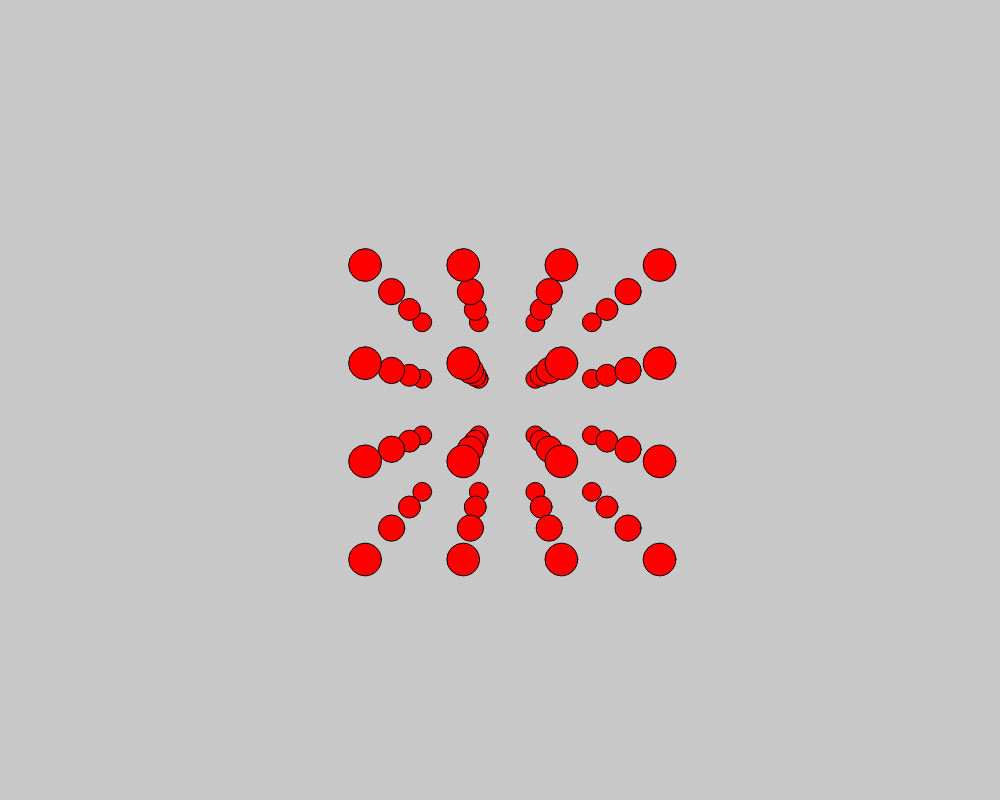
Frame 1 (no input)
Frame 60 (no input): identical to frame 1, image omitted
Frame 120 (the mouse pressed at the canvas centre since frame 60): identical to frame 1, image omitted

The p5.js sketch that drew this single still picture (run headless with seeded random() and noise() and a simulated clock; from frame 60 on, the mouse is pressed at the canvas centre):

// p5.js sketch
// ── sketch.js
function Point(x, y, z, w = 1) {
    this.x = x;
    this.y = y;
    this.z = z
    this.w = w
    this.clicked = false
    this.rr = 1;
}

function multiply(a, b) {
    var aNumRows = a.length,
        aNumCols = a[0].length,
        bNumRows = b.length,
        bNumCols = b[0].length,
        m = new Array(aNumRows); // initialize array of rows
    for (var r = 0; r < aNumRows; ++r) {
        m[r] = new Array(bNumCols); // initialize the current row
        for (var c = 0; c < bNumCols; ++c) {
            m[r][c] = 0; // initialize the current cell
            for (var i = 0; i < aNumCols; ++i) {
                m[r][c] += a[r][i] * b[i][c];
            }
        }
    }
    return m;
}
let cube = []
const createCube = () => {
    for (let i = 0; i < N; i++) {
        for (let j = 0; j < N; j++) {
            for (let k = 0; k < N; k++) {
                const p = new Point(k * gap + k * r * 2, j * gap + j * r * 2, i * gap + i * r * 2)
                cube.push(p)
            }
        }
    }
}


const cos = Math.cos
const sin = Math.sin
const sqrt = Math.sqrt
const tan = Math.tan
const PI = Math.PI
const pow = Math.pow
const abs = Math.abs
const cot = (a) => 1 / Math.tan(a)

function setup() {
    createCanvas(1000, 800)
    setAttributes('antialias', true);
    createCube()
    angleMode(DEGREES)
}

const normalizeVector = (v) => {
    let vv = []
    for (const a of v) {
        vv.push(a[0])
    }
    return vv
}
const vectorFromPoint = (v) => {
    return [
        [v.x],
        [v.y],
        [v.z]
    ]
}
const rotateX = (angle, v) => {
    angle = angle / 180 * Math.PI

    let M = [
        [1, 0, 0],
        [0, cos(angle), -sin(angle)],
        [0, sin(angle), cos(angle)]
    ]
    v = vectorFromPoint(v)

    return pointFromVector(normalizeVector(multiply(M, v)))

}
const rotateY = (angle, v) => {
    angle = angle / 180 * Math.PI

    let M = [
        [cos(angle), 0, sin(angle)],
        [0, 1, 0],
        [-sin(angle), 0, cos(angle)]
    ]
    v = vectorFromPoint(v)
    return pointFromVector(normalizeVector(multiply(M, v)))

}
const rotateZ = (angle, v) => {
    angle = angle / 180 * Math.PI
    let M = [
        [cos(angle), -sin(angle), 0],
        [sin(angle), cos(angle), 0],
        [0, 0, 1]
    ]
    v = vectorFromPoint(v)

    return pointFromVector(normalizeVector(multiply(M, v)))
}

const pointFromVector = (v) => {
    return new Point(v[0], v[1], v[2])
}


let N = 4;
let r = 20;
let gap = 40;
let angle = 0





function PerspectiveProjection(v, M) {
    let p = vectorFromPoint(v)
    let R = normalizeVector(multiply(M, p));
    return pointFromVector(R)
}
let cubeProjected;
let lastMousePos;
let c = new Point(0, 0, 400)


let RX = 0
let RY = 0
let RZ = 0
let SXYZ = 2 / N;

function draw() {
    background(200);
    strokeWeight(1 / SXYZ);
    stroke(0)
    fill(255, 0, 0)
    translate(width / 2, height / 2)
    scale(SXYZ)
    push()
    beginShape(POINTS);
    cubeProjected = []
    for (let p of cube) {
        //make a transform
        let tx = -(N - 1) * gap / 2 - N * r / 2 - r / 2
        let ty = -(N - 1) * gap / 2 - N * r / 2 - r / 2
        let tz = -(N - 1) * gap / 2 - N * r / 2 - r / 2
        p.x += tx
        p.y += ty
        p.z += tz;
        ///////Rotation////////
        let p1;
        p1 = rotateX(RY, p);
        p1 = rotateY(RX, p1);
        p1 = rotateZ(RZ, p1);
        ////////////////////////

        ////////Perspective Projection///////////
        let distance = 2;
        let z = 1 / (distance - p1.z / (N * (N - 2)) + 55) * 100

        //projection matrix
        let PerspectiveMatrix = [
            [z, 0, 0],
            [0, z, 0],
        ]
        p1 = PerspectiveProjection(p1, PerspectiveMatrix)
        p1.rr = r * z / 1.5
            ////////////////////////////////////////

        p.x -= tx
        p.y -= ty
        p.z -= tz;
        //let rr = r * (1.5 - m) * 2
        cubeProjected.push(p1)

        //check if the point clicked and set the color to white
        if (p.clicked) {
            fill(255)
        } else {
            fill(255, 0, 0)
        }
        ellipse(p1.x, p1.y, r * 2 * z / 1.5)
    }
    endShape()
    pop()
    strokeWeight(1)
    stroke(0)
        //line(0, -height / 2, 0, height / 2)
        //line(-width / 2, 0, width / 2, 0)


}
const dist3 = (p1, p2) => {
    return sqrt(
        pow(p2.x - p1.x, 2) +
        pow(p2.y - p1.y, 2) +
        pow(p2.z - p1.z, 2)

    )
}
const dist2 = (p1, p2) => {
    return sqrt(
        pow(p2.x - p1.x, 2) +
        pow(p2.y - p1.y, 2)
    )
}


function mousePressed() {
    lastMousePos = new Point(mouseX, mouseY)

}

function doubleClicked() {
    let mousePoint = new Point(mouseX - width / 2, mouseY - height / 2, 0);
    console.log(mousePoint)

    mousePoint.x *= SXYZ;
    mousePoint.y *= SXYZ;
    console.log(mousePoint)
    let selected = []
    for (var i = 0; i < cubeProjected.length; i++) {
        const p = cubeProjected[i];
        p.x *= SXYZ * SXYZ;
        p.y *= SXYZ * SXYZ;
        console.log(p.rr)
        if (dist2(mousePoint, p) <= p.rr * SXYZ * SXYZ) {
            selected.push(i)
        }
    }
    //means that we clicked on some point
    if (selected != 0) {
        let clickedPointIndex = selected[0]
        let nearest = cube[selected[0]]
        for (const index of selected) {
            if (dist3(c, cube[index]) < dist3(c, nearest)) {
                nearest = cube[index]
                clickedPointIndex = index
            }
        }
        cube[clickedPointIndex].clicked = true;
    }
}

function mouseDragged() {


    RX += (acos((lastMousePos.x - mouseX) / width) - 90);
    RY += -(acos((lastMousePos.y - mouseY) / height) - 90);

    lastMousePos = new Point(mouseX, mouseY)

}

function mouseWheel(event) {
    SXYZ += event.delta / 3000;
}
//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
